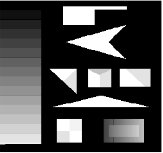
%> input picture conv.png, 163 x 153 px
$ octave main.m   (GNU Octave 9; MATLAB toolbox functions it lacks are replaced by stand-ins)
%> lines starting %> are read from the running program, lines starting %| are printed output that depends on the picture; in (x1, y1, x2, y2) boxes, pixels count from 0 and x2, y2 are one past the last pixel; in counts of white or black regions, pixels touching at a corner belong together; the program's own positions count from 1
%> further down, A is the input picture: size 153x163x3 uint8; min 0, max 255, mean 76.3
### conv.m
function [ Image ] = conv( img,matrix )
%> called with matrix = [3 10 3; 0 0 0; -3 -10 -3]

%INPUT  MATRIX
%A = zeros(5);
%A(:) = 1:25;
A = img;

%KERNEL
%avg3 = ones(3)/9;
avg3 = matrix;
avg3 = cast(avg3, class(img));
%> avg3 = [3 10 3; 0 0 0; 0 0 0]
%PAD THE MATRIX WITH ZEROS
B = padarray(A,[1 1]);
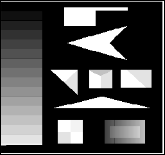
%> B: size 155x165 uint8; min 0, max 255, mean 74.4
% PRE-ALLOCATE THE MATRIX
Output = zeros([size(A,1) size(A,2)]);

%PERFORM COONVOLUTION
for i = 1:size(B,1)-2
    for j = 1:size(B,2)-2
        Temp = B(i:i+2,j:j+2).*avg3;
        Output(i,j) = sum(Temp(:));
    end
 end
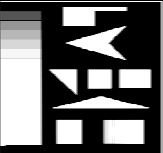
%> Output: size 153x163 double; min 0, max 765, mean 320.8; drawn with min black and max white
Image = Output;
end

### gaussian_filter.m
function gaussian_filter()
%Gaussian filter using MATLAB built_in function
%Read an Image
Img = imread('coins.png');
A = imnoise(Img,'Gaussian',0.04,0.003);
%Image with noise
figure;
subplot(221),imshow(Img);title('Original image');
subplot(222),imshow(A);title('After noise addition');

H = fspecial('Gaussian',[9 9],1.76);
GaussF = imfilter(A,H);
subplot(223),imshow(GaussF);title('Gaussian filter with tool');

%Without built_in function
%Read an Image
Img = imread('coins.png');
A = imnoise(Img,'Gaussian',0.04,0.003);
%Image with noise
%figure,imshow(A);
I = double(A);

%Design the Gaussian Kernel
%Standard Deviation
sigma = 1.76;
%Window size
sz = 4;
[x,y]=meshgrid(-sz:sz,-sz:sz);

M = size(x,1)-1;
N = size(y,1)-1;
Exp_comp = -(x.^2+y.^2)/(2*sigma*sigma);
Kernel= exp(Exp_comp)/(2*pi*sigma*sigma);
%Initialize
Output=zeros(size(I));
%Pad the vector with zeros
I = padarray(I,[sz sz]);

%Convolution
for i = 1:size(I,1)-M
    for j =1:size(I,2)-N
        Temp = I(i:i+M,j:j+M).*Kernel;
        Output(i,j)=sum(Temp(:));
    end
end
%Output=conv(Img,Kernel);
%Image without Noise after Gaussian blur
Output = uint8(Output);
subplot(224),imshow(Output);title('Gaussian filter without tool');
end


### main.m
A = imread('conv.png');
A = rgb2gray(A);
mask = [3,10,3;0,0,0;-3,-10,-3];
mask_flip = mask(end:-1:1,end:-1:1);
B = conv(A,mask);
C = conv2(A, mask,'same');
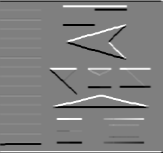
%> C: size 153x163 double; min -4080, max 4080, mean 8.2; drawn with min black and max white
subplot(2,3,1),imshow(A);title('Original Image');
subplot(2,3,2),imshow(B);title('without tool');
%> after `imshow(B)`:
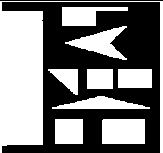
%> displayed picture: size 153x163, on the screen's scale of 0 to 255; 48.8% white; 9 white regions, largest, box (x1, y1, x2, y2) and area: (0, 1, 163, 153) 6416, (102, 119, 145, 144) 1074, (65, 26, 127, 60) 881
subplot(2,3,3),imshow(C);title('Reference Image with conv2()');
%> after `imshow(C)`:
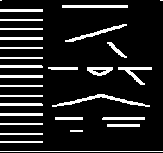
%> displayed picture: size 153x163, on the screen's scale of 0 to 255; 13.1% white; 29 white regions (2 under 20 px), largest, box (x1, y1, x2, y2) and area: (52, 94, 150, 107) 304, (65, 24, 127, 42) 201, (62, 5, 128, 8) 198
%> the run ends on the next line

gaussian_filter();

$ run again, with gamma.jpg saved as conv.png
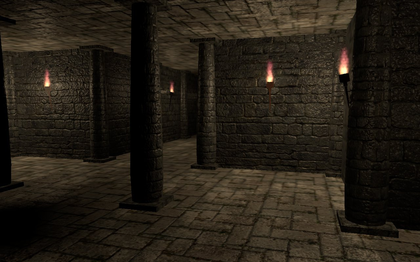
%> input picture gamma.jpg, 420 x 262 px, shrunk from 1280 x 800 before the run
%> A is the input picture: size 262x420x3 uint8; mean R, G, B 36.9, 30.5, 21.2
%> A: size 262x420 uint8
%> `imshow(B)`:
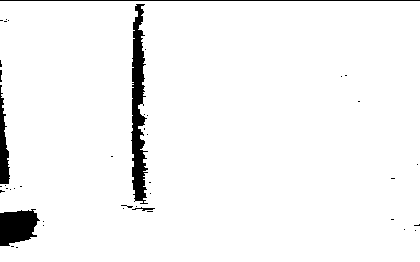
%> displayed picture: size 262x420, on the screen's scale of 0 to 255; 96.1% white; 43 black regions (38 under 20 px), largest, box (x1, y1, x2, y2) and area: (131, 4, 148, 204) 2025, (0, 209, 40, 246) 1095, (0, 85, 10, 184) 563, (0, 0, 420, 1) 420, (132, 207, 155, 211) 38
%> `imshow(C)`:
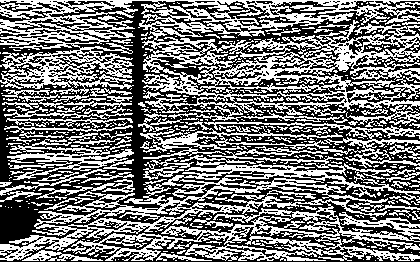
%> displayed picture: size 262x420, on the screen's scale of 0 to 255; 47% white in thin lines or dots
